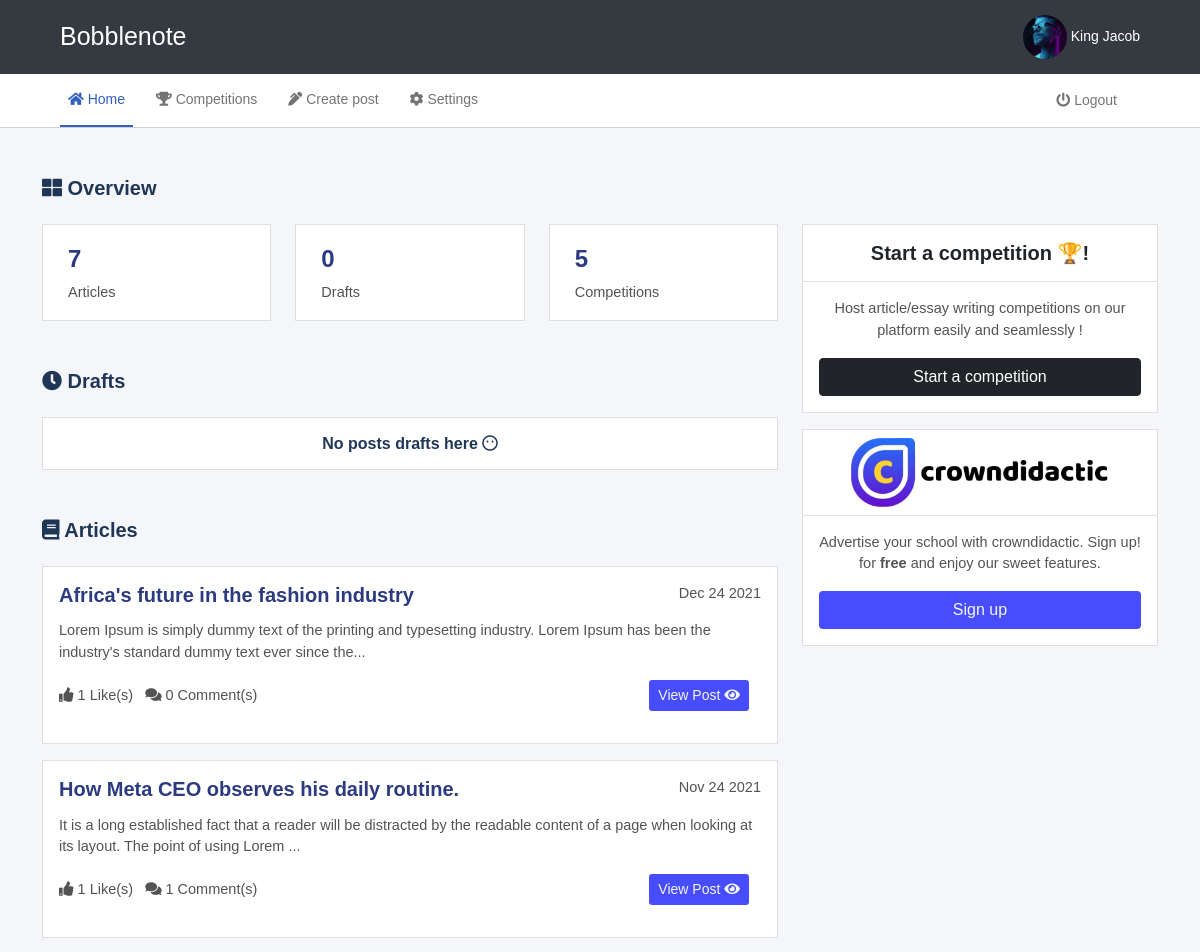
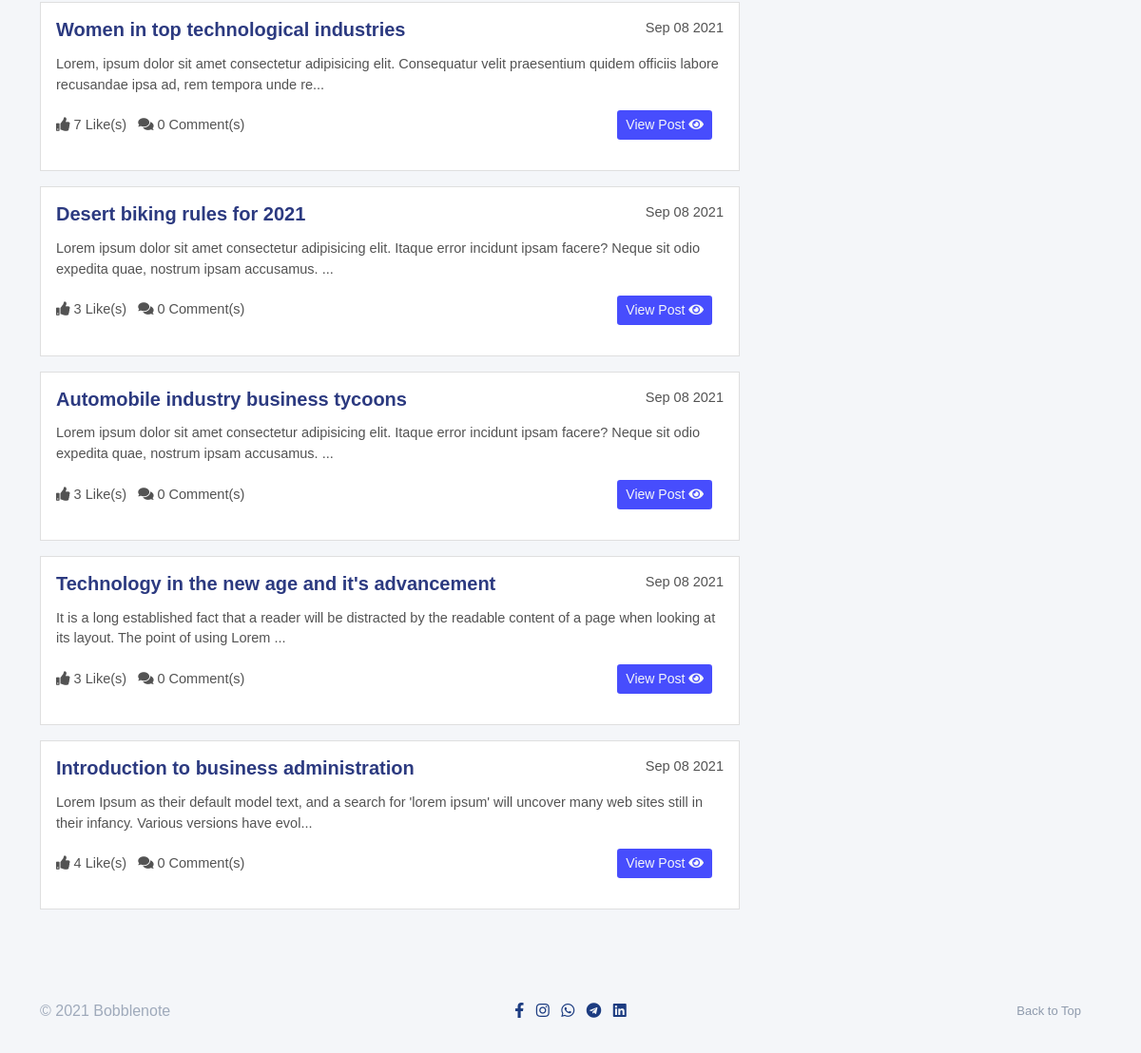
Screenshot of /writerdashboard/home.php (signed in) with the database file from the repository (2 pictures, top to bottom).
### tables this page shows
CREATE TABLE `writers` (
  `W_ID` int(11) NOT NULL,
  `account_type` varchar(20) NOT NULL,
  `organization_name` text NOT NULL,
  `firstname` varchar(255) DEFAULT NULL,
  `lastname` varchar(255) DEFAULT NULL,
  `email` varchar(255) DEFAULT NULL,
  `mobile` varchar(255) DEFAULT NULL,
  `dob` varchar(255) DEFAULT NULL,
  `bio` varchar(255) DEFAULT 'Hey there, I''m a writer',
  `profilepic` varchar(255) NOT NULL DEFAULT 'images/other/default_dp.svg',
  `no_of_followers` int(11) NOT NULL DEFAULT 0,
  `twitter` varchar(255) NOT NULL DEFAULT 'twitter url',
  `instagram` varchar(255) NOT NULL DEFAULT 'instagram url',
  `linkedin` varchar(255) NOT NULL DEFAULT 'linkedin url',
  `facebook` varchar(255) NOT NULL DEFAULT 'facebook url',
  `verified` varchar(11) NOT NULL DEFAULT 'no',
  `password` varchar(255) DEFAULT NULL,
  `email_verified` varchar(40) NOT NULL DEFAULT 'no',
  `active` varchar(40) NOT NULL DEFAULT 'yes',
  `token` varchar(20) NOT NULL DEFAULT '0000',
  `date` date NOT NULL DEFAULT current_timestamp()
);

CREATE TABLE `posts` (
  `P_ID` int(11) NOT NULL,
  `W_email` varchar(255) DEFAULT NULL,
  `coverimg` varchar(255) DEFAULT NULL,
  `title` varchar(255) DEFAULT NULL,
  `category` varchar(255) DEFAULT NULL,
  `tags` varchar(255) DEFAULT NULL,
  `content` mediumtext DEFAULT NULL,
  `excerpt` varchar(255) NOT NULL,
  `published` varchar(255) NOT NULL DEFAULT 'no',
  `no_of_likes` int(11) NOT NULL,
  `no_of_comments` int(11) NOT NULL,
  `date_created` date DEFAULT current_timestamp()
);

### functions.php (called while the page is built, shortened)
<?php
function numFormatter($num) {
    if($num > 999 && $num < 1000000){
        return round($num/1000, 1).'K';
    }else if($num > 1000000){
        return round($num/1000000, 1).'M';
    }else if($num <= 999){
        return $num;
    }
}
function get_writer_details($connection, $email){
    $detail = "";
    $query = "SELECT W_ID, account_type, organization_name, firstname, lastname, email, mobile, dob, bio, profilepic, twitter, facebook, instagram, linkedin, token FROM writers WHERE email = '$email'";
    $result = $connection->query($query);
    if (!$result) {
        return "Error in getting details";
    }
    else{
        $detail = $result->fetch_array(MYSQLI_ASSOC);
    }
    return $detail;
}
function format_date($date_string){
    $date = date_create($date_string);
    $date = date_format($date, "M d Y");
    return $date;
}
function count_pending($connection, $email){
    $query = "SELECT COUNT(*) AS total FROM posts WHERE W_email = '$email' AND published = 'no'";
    $result = $connection->query($query);
    if ($result) {
        $data = $result->fetch_array(MYSQLI_ASSOC);
        return $data['total'];
    }
    else{
        return "Error";
    }
}
function count_published($connection, $email){
    $query = "SELECT COUNT(*) AS total FROM posts WHERE W_email = '$email' AND published = 'yes'";
    $result = $connection->query($query);
    if ($result) {
        $data = $result->fetch_array(MYSQLI_ASSOC);
        return $data['total'];
    }
    else{
        return "Error";
    }
}
function get_comp($connection, $comp_id){
    $query = "SELECT * FROM competitions WHERE comp_ID = $comp_id";
    $result = $connection->query($query);
    if ($result) {
        $comp_data = $result->fetch_array(MYSQLI_ASSOC);
        return $comp_data;
    }
    else{
        return "error in getting details";
    }
}
function double_post($connection, $tag, $u_email){
    $query = "SELECT COUNT(*) AS total FROM posts WHERE tags LIKE '%$tag%' AND W_email = '$u_email' AND published = 'yes'";
    $result = $connection->query($query);
    if ($result) {
        $data = $result->fetch_array(MYSQLI_ASSOC);
        return $data['total'];
    }
    return false;
}
function count_comp($connection, $email){
    $query = "SELECT COUNT(*) AS total FROM competitions WHERE u_email = '$email'";
    $result = $connection->query($query);
    if ($result) {
        $data = $result->fetch_array(MYSQLI_ASSOC);
        return $data['total'];
    }
    else{
        return "Error";
    }
}
?>

### compdefaulterscheck.php (called while the page is built, shortened)
<?php
    if ($selector != "") {
        $p_query = "SELECT part_ID, comp_ID FROM participants WHERE u_email = '$selector' AND part_status <> 'disqualified'";
        $p_result = $connection->query($p_query);
        if ($p_result) {
            $p_rows = $p_result->num_rows;
            if ($p_rows >= 1) {
                for ($i=0; $i < $p_rows; $i++) {
                    $p_result->data_seek($i);
                    $p_data = $p_result->fetch_array(MYSQLI_ASSOC);
                    $comp_info = get_comp($connection, $p_data['comp_ID']);
                    if (double_post($connection, $comp_info['tag'], $selector) > 1 || early_pub($connection, $comp_info['start_date'], $comp_info['tag'], $selector) >= 1) {
                        disqualify_participant($connection, $p_data['part_ID']);
                    }
                }
            }
        }
    }
?>

### writerdashboard/home.php (the view, shortened to what this page needs)
<?php
include '../functions.php';
include '../connection.php';
$selector = "";
if ($_SESSION['w_email'] == "") {
  header("Location: ../login.php");
}
else{
  $selector = $_SESSION['w_email'];
}
$details = get_writer_details($connection, $selector);
$fullname = $details['firstname']. " ". $details['lastname'];
$profile_img = $details['profilepic'];
$rand = rand();
include '../compdefaulterscheck.php';
?>
<!DOCTYPE html>
<html lang="en">
<head>
    <link rel="stylesheet" href="../css/bootstrap.min.css">
    <link rel="stylesheet" href="https://cdnjs.cloudflare.com/ajax/libs/font-awesome/5.15.3/css/all.min.css">
    <link rel="stylesheet" href="css/general.css">
    <link rel="stylesheet" href="css/home.css">
</head>
<body>
    <nav class="navbar navbar-expand-lg navbar-dark nav-one">
      <div class="container-fluid">
        <a class="navbar-brand ms-md-5 text-white" href="../index.php">Bobblenote</a>
        <div class="collapse navbar-collapse">
          <ul class="navbar-nav ms-auto" style="margin-right: 25px;">
              <li class="nav-item">
              <a class="nav-link text-white" href="settings.php"><img src="<?php echo "../".$profile_img."?randomurl= $rand" ?>" class="dp-img" alt=""> <?php
                if ($details['account_type'] == "individual") {
                  echo $fullname;
                }
                else echo $details['organization_name'];
                ?></a>
              </li>
          </ul>
        </div>
      </div>
    </nav>
    <nav class="navbar navbar-light navbar-expand-lg bg-white">
        <div class="container-fluid">
          <div class="collapse navbar-collapse">
            <div class="navbar-nav ms-md-5">
              <a class="nav-link active" href="home.php"><i class="fas fa-home"></i> Home</a>
              <a class="nav-link" href="mycompetitions.php"><i class="fas fa-trophy"></i> Competitions</a>
              <a class="nav-link" href="createpost.php"><i class="fas fa-pen-alt"></i> Create post</a>
              <a class="nav-link" href="settings.php"><i class="fas fa-cog"></i> Settings</a>
            </div>
            <div class="navbar-nav ms-auto me-md-5">
                <a class="nav-link" href="logout.php"> <i class="fas fa-power-off"></i> Logout</a>
            </div>
          </div>
        </div>
      </nav>
      <div class="container mt-5">
          <div class="row">
            <div class="col-sm-8">
                <h5 style="color: #203656;"><i class="fas fa-th-large"></i> Overview</h5>
                <div class="row mt-4">
                    <div class="col-sm-4">
                        <div class="card">
                            <div class="card-content">
                              <div class="stat">
                                  <h4>
                                    <?php
                                      echo numFormatter(count_published($connection, $selector));
                                   ?>
                                   </h4>
                                  <p class="stat-title">Articles</p>
                              </div>
                            </div>
                        </div>
                      </div>
                      <div class="col-sm-4">
                        <div class="card">
                            <div class="card-content">
                              <div class="stat">
                                  <h4><?php
                                      echo numFormatter(count_pending($connection, $selector));
                                   ?></h4>
                                  <p class="stat-title">Drafts</p>
                              </div>
                            </div>
                        </div>
                      </div>
                      <div class="col-sm-4">
                        <div class="card">
                            <div class="card-content">
                              <div class="stat">
                                  <h4><?php
                                      echo numFormatter(count_comp($connection, $selector));
                                   ?></h4>
                                  <p class="stat-title">Competitions</p>
                              </div>
                            </div>
                        </div>
                      </div>
                </div>
                <h5 class="mt-5 mb-4" style="color: #203656;"><i class="fas fa-clock"></i> Drafts</h5>
                <?php
                    $pen_query = "SELECT P_ID, title, excerpt FROM posts WHERE W_email = '$selector' AND published = 'no'";
                    $pen_result = $connection->query($pen_query);
                    if (!$pen_result) {
                      $msg = "<div class='alert alert-danger alert-dismissible fade show mt-2' role='alert'>
                      Error in connection!
                      <button type='button' class='btn-close' data-bs-dismiss='alert' aria-label='Close'></button>
                    </div>";
                    }
                    else{
                      $pen_rows = $pen_result->num_rows;
                      if ($pen_rows >= 1) {
                        for ($i=0; $i < $pen_rows; $i++) {
                          $pen_result->data_seek($i);
                          $pen_data = $pen_result->fetch_array(MYSQLI_ASSOC);
                          echo "<div class='card mt-3'>
                          <div class='card-body'>
                              <h5>$pen_data[title]</h5>
                              <p>$pen_data[excerpt]...</p>
                              <div class='post-stat'>
                                  <div class=''><p class='stat-item'><a href='editpost.php?pid=$pen_data[P_ID]' class='btn btn-default'>Edit Post <i class='fas fa-pen-square'></i></a></p></div>
                              </div>
                          </div>
                      </div>";
                        }
                      }
                      else{
                        echo "
                        <div class='card'>
                          <div class='card-body'>
                          <div class='error-container'>
                          <div class='text-center'>
                          <h6 style='color: #203656;' class='m-0'>No posts drafts here <i class='far fa-meh-blank'></i></h6>
                          </div>
                        </div>
                          </div>
                        </div>
                        ";
                      }
                    }
                  ?>
                <h5 class="mt-5 mb-4" style="color: #203656;"><i class="fas fa-book"></i> Articles</h5>
                  <?php
                    $pub_query = "SELECT P_ID, title, excerpt, date_created, no_of_likes, no_of_comments FROM posts WHERE W_email = '$selector' AND published = 'yes' ORDER BY P_ID DESC";
                    $pub_result = $connection->query($pub_query);
                    if (!$pub_result) {
                      $msg = "<div class='alert alert-danger alert-dismissible fade show mt-2' role='alert'>
                      Error in connection!
                      <button type='button' class='btn-close' data-bs-dismiss='alert' aria-label='Close'></button>
                    </div>";
                    }
                    else{
                      $pub_rows = $pub_result->num_rows;
                      if ($pub_rows >= 1) {
                        for ($i=0; $i < $pub_rows; $i++) {
                          $pub_result->data_seek($i);
                          $pub_data = $pub_result->fetch_array(MYSQLI_ASSOC);
                          $encpid = base64_encode($pub_data['P_ID']);
                          $date = format_date($pub_data['date_created']);
                          echo "<div class='card mt-3'>
                          <div class='card-body'>
                          <div class='d-flex'><h5>$pub_data[title]</h5> <p style='margin-left:auto;'>$date</p></div>
                              <p>$pub_data[excerpt]...</p>
                              <div class='post-stat'>
                                  <div class='stat-one'>
                                  <p class='stat-item'><i class='fas fa-thumbs-up'></i> $pub_data[no_of_likes] Like(s)</p>
                                  <p class='stat-item'><i class='fas fa-comments'></i> $pub_data[no_of_comments] Comment(s)</p>
                                  </div>
                                  <div class='stat-two'><p class='stat-item'><a href='../viewpost.php?pid=$encpid' target='_blank' class='btn btn-default btn-sm'>View Post <i class='fas fa-eye'></i></a></p></div>
                              </div>
                          </div>
                      </div>";
                        }
                      }
                    }
                  ?>
              </div>
              <div class="col-sm-4">
              <div class="card mt-5">
                <div class="card-header text-center bg-white p-3">
                   <h5 class="card-title m-0 text-dark">Start a competition 🏆!</h5>
                </div>
                <div class="card-body">
                  <p class="text-center">Host article/essay writing competitions on our platform easily and seamlessly !</p>
                  <a style="width: 100%;" href="mycompetitions.php" target="_blank" class="btn btn-dark">Start a competition</a>
                </div>
              </div>
                <div class="card mt-3">
                    <div class="card-header text-center bg-white">
                    <a href="https://www.crowndidactic.com" target="_blank">
                    <img src="../images/crownEdLogo.png" style="object-fit: cover;" width="80%" alt="">
                    </a>
                    </div>
                    <div class="card-body">
                    <p class="text-center">Advertise your school with crowndidactic. Sign up! for <strong>free</strong> and enjoy our sweet features.</p>
                    <a style="width: 100%;" href="https://www.crowndidactic.com/register" target="_blank" class="btn btn-default">Sign up</a>
                  </div>
                </div>
              </div>
          </div>
      </div>
      <?php include '../footer.php' ?>
</body>
</html>

### writerdashboard/css/general.css (style rules this page uses)
* { margin: 0; padding: 0; box-sizing: border-box; font-family: 'Laila', sans-serif; }
h1, h2, h3, h4, h5, h6 { color: #2c3a80; font-family: 'Lucida Sans', 'Lucida Sans Regular', 'Lucida Grande', 'Lucida Sans Unicode', Geneva, Verdana, sans-serif; font-weight: bold; }
p { font-size: 14.5px; }
body { background-color: #f4f6f9; }
.navbar-brand { font-family: 'Poetsen One', sans-serif; font-size: 25px; }
.card { border-radius: 0; }
.btn-default { color: #f4f6f9; background-color: #474dfd; }
p { color: #535353; }
a { color: #1c3c81; }
.dp-img { width: 44px; height: 44px; border-radius: 50%; object-fit: cover; }
.navbar { padding: 0; }
.navbar-light { border-bottom: 1px #d1d1d1 solid; background-color: #fff; }
.nav-link { margin-right: 15px; padding: 15px; font-size: 14px; }
.nav-one { background-color: #343a40; }
.navbar-nav .active { color: #335fbe !important; border-bottom: 2px solid #335fbe; }

### writerdashboard/css/home.css (style rules this page uses)
.card-content { display: flex; padding-top: 20px; padding-left: 15px; }
.stat { margin-left: 10px; }
.post-stat { display: flex; }
.stat-one { display: flex; align-items: center; width: fit-content; }
.stat-two { margin-left: auto; }
.stat-item { margin-right: 12px; }

### writerdashboard/home.php (style rules this page uses)
.error-container { display: flex; justify-content: center; }

### rows the page displays
writers: profilepic (picture), fullname "King Jacob"
posts: title "Africa's future in the fashion industry", date_created "Dec 24 2021", excerpt "Lorem Ipsum is simply dummy text of the printing and typesetting industry. Lorem Ipsum has been the industry's standard dummy text ever since the", no_of_likes "1", no_of_comments "0"
posts: title "How Meta CEO observes his daily routine.", date_created "Nov 24 2021", excerpt "It is a long established fact that a reader will be distracted by the readable content of a page when looking at its layout. The point of using Lorem", no_of_likes "1", no_of_comments "1"
posts: title "Women in top technological industries", date_created "Sep 08 2021", excerpt "Lorem, ipsum dolor sit amet consectetur adipisicing elit. Consequatur velit praesentium quidem officiis labore recusandae ipsa ad, rem tempora unde re", no_of_likes "7", no_of_comments "0"
posts: title "Desert biking rules for 2021", date_created "Sep 08 2021", excerpt "Lorem ipsum dolor sit amet consectetur adipisicing elit. Itaque error incidunt ipsam facere? Neque sit odio expedita quae, nostrum ipsam accusamus.", no_of_likes "3", no_of_comments "0"
posts: title "Automobile industry business tycoons", date_created "Sep 08 2021", excerpt "Lorem ipsum dolor sit amet consectetur adipisicing elit. Itaque error incidunt ipsam facere? Neque sit odio expedita quae, nostrum ipsam accusamus.", no_of_likes "3", no_of_comments "0"
posts: title "Technology in the new age and it's advancement", date_created "Sep 08 2021", excerpt "It is a long established fact that a reader will be distracted by the readable content of a page when looking at its layout. The point of using Lorem", no_of_likes "3", no_of_comments "0"
posts: title "Introduction to business administration", date_created "Sep 08 2021", excerpt "Lorem Ipsum as their default model text, and a search for 'lorem ipsum' will uncover many web sites still in their infancy. Various versions have evol", no_of_likes "4", no_of_comments "0"

### other values shown
numFormatter(count_published($connection, $selector)) "7"
numFormatter(count_pending($connection, $selector)) "0"
numFormatter(count_comp($connection, $selector)) "5"
